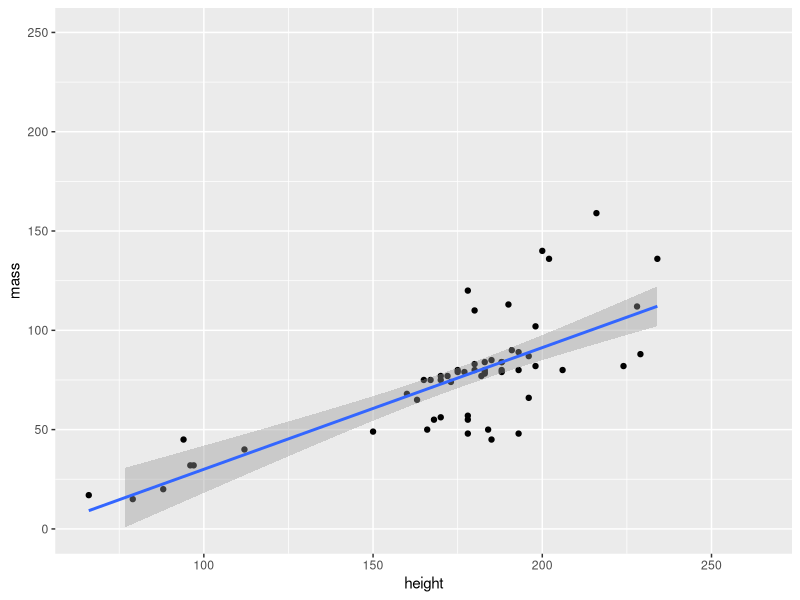

R code for this plot: (Note: this script raises an error after producing the figure.)
# - Use the starwars dataset provided by the dplyr library
library(dplyr)
library(ggplot2)

# - Inspect the the dataset
help(starwars)
summary(starwars)

# - Use ggplot to produce a scatterplot height versus mass
# - Find a strategy to plot the data such that you see the relationship between height and mass without being obscured by the obvious outlier.
ggplot(data = starwars, aes(x = height, y = mass)) +
  geom_point() +
  geom_smooth(method = "lm") +
  ylim(c(0, 250))

# - Identify the three most frequent eye
# - Plot height versus mass stratified by eye color for these eye colors
ggplot(data = starwars, aes(x = height, y = mass)) +
  geom_point(color = eye_color) +
  geom_smooth(method = "lm") +
  ylim(c(0, 250))


